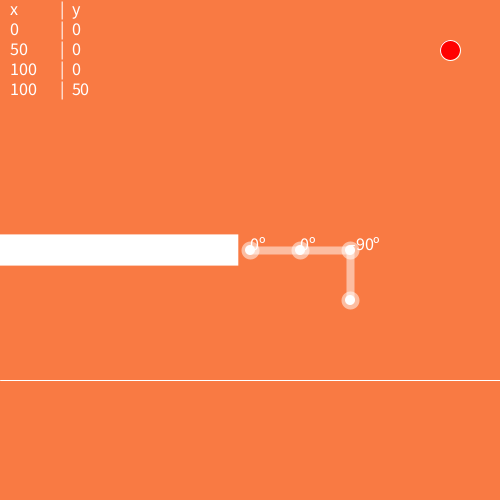
Frame 1 (no input)
Frame 60 (the mouse pressed at the canvas centre just before this capture): identical to frame 1, image omitted
Frame 120 (the mouse held since frame 60 and released just before this capture): identical to frame 1, image omitted

The Processing sketch that drew this single still picture (run headless with seeded random() and noise(); from frame 60 on, the mouse is pressed at the canvas centre):

// Processing sketch: ARM_3
// ── ARM_3.pde
float[] x = new float[4];
float[] y = new float[4];
float[] fx = new float[4];
float[] fy = new float[4];
int[] a = new int[4];
float segLength = 50;
float rboxheight = 15.6;
float armtobox = 11.7;
float armheight = 130;
int flip = 1;
float prevang = 0.0;
int currentarm = 0;
boolean controlend = true;
boolean once = true;


void setup() {
  size(500, 500);
  textSize(18);
  x[0] = 250;
  y[0] = 250;
  x[1] = 300;
  y[1] = 250;
  x[2] = 350;
  y[2] = 250;
  x[3] = 350;
  y[3] = 300;
}


void draw() {
  
  background(249,122,67);
  
  drawrover();
  if(a[0] > 115 || a[0] < -115 || a[1] > 130 || a[1] < -130 || a[2] > 130 || a[2] < -130 ){
    if(once == true){
      print("out of servo range");
      arrayCopy(x,fx);
      arrayCopy(y,fy);
      strokeWeight(8.0);
      stroke(255, 128); 
      ellipse(fx[0], fy[0], 10, 10);
      line(fx[0], fy[0], fx[1], fy[1]);
      ellipse(fx[1], fy[1], 10, 10);
      line(fx[1], fy[1], fx[2], fy[2]);
      ellipse(fx[2], fy[2], 10, 10);
      line(fx[2], fy[2], fx[3], fy[3]);
      ellipse(fx[3], fy[3], 10, 10);
    }else{
      strokeWeight(8.0);
      stroke(255, 128); 
      ellipse(fx[0], fy[0], 10, 10);
      line(fx[0], fy[0], fx[1], fy[1]);
      ellipse(fx[1], fy[1], 10, 10);
      line(fx[1], fy[1], fx[2], fy[2]);
      ellipse(fx[2], fy[2], 10, 10);
      line(fx[2], fy[2], fx[3], fy[3]);
      ellipse(fx[3], fy[3], 10, 10);
    }
    once = false;
  }else{
     drawarms();
     once = true;
  }
  
  strokeWeight(1);
  stroke(255); 
  if(controlend == true){
    fill(255,0,0);
  }else{
    fill(0,255,0);
  }
  ellipse(450, 50, 20, 20);
  hoverpoint();
  
  changearms();
  text("x", 10, 15);
  text("|  y", 60, 15);
  for(int i = 0; i < 4; i++){
    int xcor = round(x[i] - 250);
    int ycor = round(y[i] - 250);
    text(xcor, 10, 35+i*20);
    text("|  " + ycor, 60, 35+i*20);
  }
  
  
  a[0] = round(angle(x[1],x[0],250,y[1],y[0],250));
  text(a[0] + "º", x[0], y[0]);
  for(int j = 1; j < 3; j++){
    a[j] = round(angle(x[j+1], x[j], x[j-1], y[j+1], y[j], y[j-1]));
    text(a[j] + "º", x[j], y[j]);
  }
  
}

float angle(float x3, float x2, float x1, float y3, float y2, float y1){
  float retangle = -180 * (atan2((y3 - y2),(x3 - x2)) - atan2((y2 - y1),(x2 - x1))) / PI;
   if(retangle >= 180){
      retangle = retangle - 360;
   }else if(retangle < -180){
      retangle = retangle + 360;
   }
   return retangle;
}

void drawrover(){
  noStroke();
  fill(255);
  rect(0, 250 - rboxheight, 250 - armtobox, rboxheight * 2);
  stroke(255);
  strokeWeight(1);
  line(0,250 + armheight, 500, 250 + armheight);
}


void hoverpoint(){
  fill(255);
  if(sq(mouseX - x[1]) + sq(mouseY - y[1]) <= sq(10)){
    ellipse(x[1], y[1], 10, 10);
  }else if(sq(mouseX - x[2]) + sq(mouseY - y[2]) <= sq(10)){
    ellipse(x[2], y[2], 10, 10);
  }else if(sq(mouseX - x[3]) + sq(mouseY - y[3]) <= sq(10)){
    ellipse(x[3], y[3], 10, 10);
  }
}

void drawarms(){
  strokeWeight(8.0);
  stroke(255, 128); 
  ellipse(x[0], y[0], 10, 10);
  line(x[0], y[0], x[1], y[1]);
  ellipse(x[1], y[1], 10, 10);
  line(x[1], y[1], x[2], y[2]);
  ellipse(x[2], y[2], 10, 10);
  line(x[2], y[2], x[3], y[3]);
  ellipse(x[3], y[3], 10, 10);
}

void mouseClicked(){
  if(sq(mouseX - x[1]) + sq(mouseY - y[1]) <= sq(20)){
    if(currentarm == 1){
      currentarm = 0;
    }else{
      currentarm = 1;
    }
  }else if(sq(mouseX - x[2]) + sq(mouseY - y[2]) <= sq(20)){
    if(currentarm == 2){
      currentarm = 0;
    }else{
      currentarm = 2;
    }
  }else if(sq(mouseX - x[3]) + sq(mouseY - y[3]) <= sq(20)){
    if(currentarm == 3){
      currentarm = 0;
    }else{
      currentarm = 3;
    }
  }else{
    currentarm = 0;
  }
  if(sq(mouseX - 450) + sq(mouseY - 50) <= sq(10)){
    if(controlend == true){
      controlend = false;
    }else{
      controlend = true;
    }
  }
}
  

void changearms(){
  if(currentarm == 1){
    float dx1 = mouseX - x[0];
    float dy1 = mouseY - y[0];
    float newangp1 = atan2(dy1, dx1);
    float xangp1 = atan2(y[1]-y[0], x[1]-x[0]);
    float changeang = newangp1 - xangp1;
    float xangp2 = atan2((y[2] - y[1]),(x[2] - x[1]));
    float xangp3 = atan2((y[3] - y[2]),(x[3] - x[2]));
    //if(-180 * newangp1 / PI <= 130 && -180 * newangp1 / PI >= -130){
      x[1] = x[0] + cos(newangp1) * segLength;
      y[1] = y[0] + sin(newangp1) * segLength;
      x[2] = x[1] + cos(xangp2 + changeang) * segLength;
      y[2] = y[1] + sin(xangp2 + changeang) * segLength;
      if(controlend){
        x[3] = x[2] + cos(xangp3 + changeang) * segLength;
        y[3] = y[2] + sin(xangp3 + changeang) * segLength;
      }else{
        x[3] = x[2];
        y[3] = y[2] + segLength;
      }
    //}
  }else if(currentarm == 2){
    if(sq(mouseX - 250) + sq(mouseY - 250) < sq(2 * segLength)){
      float dy2 = y[2] - y[0];
      float dx2 = x[2] - x[0];
      float dx = mouseX - x[0];
      float dy = mouseY - y[0];
      float angle1 = atan2(dy, dx);  
      float angle2 = atan2(dy2, dx2); 
      float angseg1 = flip * acos(sqrt(sq(dx) + sq(dy)) / (2 * segLength));
      //change
      float square = sqrt(sq(dx2) + sq(dy2));
      if(square > 100){
        square = 100;
      }
      float angseg2 = flip * acos(square / (2 * segLength));
      float changeang = angseg2 - angseg1 + angle1 - angle2;
      print(">>" + sqrt(sq(dx2) + sq(dy2)) + "<<");
      //text(changeang*-180/PI, 100, 45);
      float xangp3 = atan2((y[3] - y[2]),(x[3] - x[2]));
      //print(y[3] + " " + y[2] + " : " + x[3] + " " + x[2] + " : " + xangp3 + " | ");
      x[1] = x[0] + cos(angseg1+angle1) * segLength;
      y[1] = y[0] + sin(angseg1+angle1) * segLength;
      x[2] = mouseX;
      y[2] = mouseY;
      if(controlend){
        x[3] = x[2] + cos(xangp3 + changeang) * segLength;
        y[3] = y[2] + sin(xangp3 + changeang) * segLength;
        //print(y[3] + " " + y[2] + " : " + x[3] + " " + x[2] + " : " + changeang + " <| ");
        //text(xangp3, 100, 45);
        //text(changeang, 100, 60);
      }else{
        x[3] = x[2];
        y[3] = y[2] + segLength;
      }
    }else{
      float dx = mouseX - x[0];
      float dy = mouseY - y[0];
      float newangp2 = atan2(dy, dx);  
      float xangp1 = atan2(y[1]-y[0], x[1]-x[0]);
      float xangp2 = atan2(y[2]-y[1], x[2]-x[1]);
      float changeang = newangp2 - xangp2;
      float xangp3 = atan2((y[3] - y[2]),(x[3] - x[2]));
      //print(y[3] + " " + y[2] + " : " + x[3] + " " + x[2] + " : " + xangp3 + " >| ");
      x[1] = x[0]+segLength*cos(newangp2);
      y[1] = y[0]+segLength*sin(newangp2);
      x[2] = x[1]+segLength*cos(newangp2);
      y[2] = y[1]+segLength*sin(newangp2);
      //x[1] = x[0]+segLength*cos(xangp1 + changeang);
      //y[1] = y[0]+segLength*sin(xangp1 + changeang);
      //x[2] = x[1]+segLength*cos(xangp2 + changeang);
      //y[2] = y[1]+segLength*sin(xangp1 + changeang);
      if(controlend){
        x[3] = x[2] + cos(xangp3 + changeang) * segLength;
        y[3] = y[2] + sin(xangp3 + changeang) * segLength;
        print(y[3] + " " + y[2] + " : " + x[3] + " " + x[2] + " : " + changeang + " =| ");
        //text(xangp3, 100, 45);
        //text(changeang, 100, 60);
      }else{
        x[3] = x[2];
        y[3] = y[2] + segLength;
      }
      
      if(mouseY < 250){
        flip = 1;
      }else{
        flip = -1;
      }
      prevang = newangp2;
    }
  }else if(currentarm == 3){
    float dxp3 = mouseX - x[2];
    float dyp3 = mouseY - y[2];
    float angp3 = atan2(dyp3, dxp3);
    x[3] = x[2] + cos(angp3) * segLength;
    y[3] = y[2] + sin(angp3) * segLength;
  }
}
